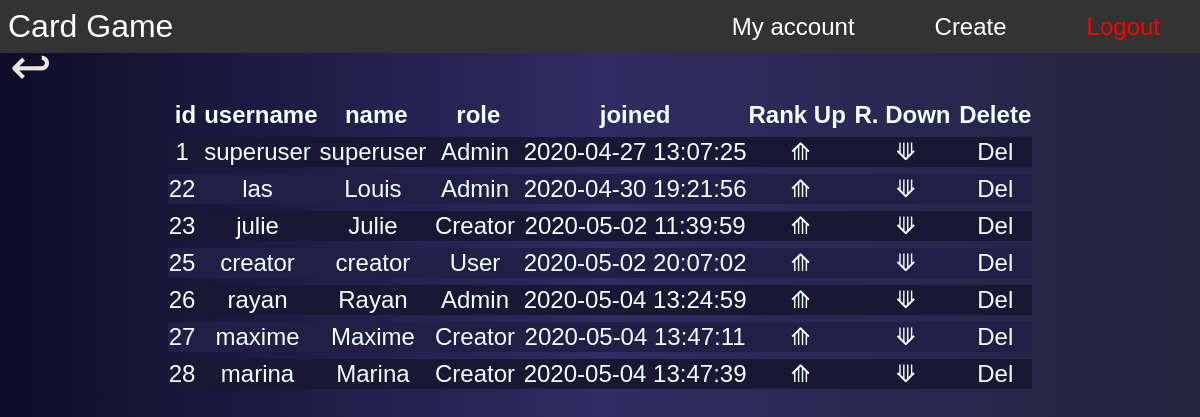
/manage_users (signed in), run on the app's committed database.
### tables this page shows
CREATE TABLE IF NOT EXISTS `users` (
  `id` int(10) UNSIGNED NOT NULL AUTO_INCREMENT,
  `username` varchar(20) NOT NULL,
  `password` varchar(64) NOT NULL,
  `salt` varchar(32) NOT NULL,
  `name` varchar(40) NOT NULL,
  `joined` datetime NOT NULL DEFAULT current_timestamp(),
  `gid` int(11) NOT NULL DEFAULT 1,
  `date` date NOT NULL DEFAULT current_timestamp(),
  `userScore` int(20) DEFAULT NULL,
  PRIMARY KEY (`id`)
);

### Classes/DB.php (called while the page is built, shortened)
<?php
class DB
{
    private static $_instance = null;
    private
    $_pdo,
    $_query,
    $_error = false,
    $_results,
    $_count = 0;
    private function __construct() {
        try {
            $this->_pdo = new PDO('mysql:host=' . Config::get('mysql/host') . ';dbname=' . Config::get('mysql/name'),
                Config::get('mysql/username'),
                Config::get('mysql/password')
            );
        } catch(PDOException $e) {
            die($e->getMessage());
        }
    }
    public static function getInstance() {
        if(DB::$_instance == null) {
            DB::$_instance = new DB();
            return DB::$_instance;
        }
        return DB::$_instance;
    }
    public function query($sql, $params = array()) {
        if($this->_query = $this->_pdo->prepare($sql)) {
            if(count($params)) {
                $x = 1;
                foreach ($params as $param) {
                    $this->_query->bindValue($x, $param);
                    $x++;
                }
            }
            if($this->_query->execute()) {
                $this->_results = $this->_query->fetchAll(PDO::FETCH_OBJ);
            } else {
                $this->_error = true;
            }
        }
        return $this;
    }
    private function action($action, $table, $conditions = array()) {
        return $this;
    }
    public function get($table, $conditions = array()) {
        return $this->action('SELECT *', $table, $conditions);
    }
    public function getResults() {
        return $this->_results;
    }
}

### Classes/Config.php (called while the page is built)
<?php
Class Config {
    public static function get($path = null) {
        if($path) {
            $config = $GLOBALS['config'];
            $string = explode('/', $path);
            foreach($string as $bit) {
                if(isset($config[$bit])) {
                    $config = $config[$bit];
                }
            }
            return $config;
        }
    }
}

### manage_users.php (the view, shortened to what this page needs)
<!DOCTYPE html>
<html>
<head>
    <link href="style2.css" rel="stylesheet">
    <link href="style.css" rel="stylesheet">
    <nav class="navbar">
        <div class="main"><a href="index">Card Game</a></div>
        <div class="links">
            <ul>
                <li><a href="account">My account</a></li>
                <li><a href="manage">Create</a></li>
                <li><a id="logoutH" href="logout">Logout</a></li>
            </ul>
        </div>
    </nav>
</head>
<body id="">
    <div class="returnSymbol" onclick="location.href='settings';">&#8617</div>
    <div class="disp">
        <?php
        $takeUsers = DB::getInstance()->query("SELECT id, username, name, joined, gid FROM users ORDER BY id ASC")->getResults();
        echo "<table class=\"tableOfUsers\" id=\"table\">
        <tr>
        <th onclick=\"sortTable(0)\">id</th>
        <th onclick=\"sortTable(1)\">username</th>
        <th onclick=\"sortTable(2)\">name</th>
        <th onclick=\"sortTable(3)\">role</th>
        <th onclick=\"sortTable(4)\">joined</th>
        <th>Rank Up&nbsp;</th>
        <th>R. Down&nbsp;</th>
        <th>Delete</th>
        </tr>
        ";
        foreach($takeUsers as $k){
            $getId = $k->id;
            $getUsername = $k->username;
            $getName = $k->name;
            $getJoined = $k->joined;
            $getGid = $k->gid;
            $getRole = $k->gid;
            if($getGid==2){
                $getGid = 'Creator';
            }else if($getGid==3){
                $getGid = 'Admin';
            }else{
                $getGid = 'User';
            }
            echo "
            <tr>
            <td>$getId&nbsp;</td>
            <td>$getUsername&nbsp;</td>
            <td>$getName&nbsp;</td>
            <td>$getGid&nbsp;</td>
            <td>$getJoined</td>
            <td id=\"promoteUp\" onclick=\"location.href='changerole?rank=up&user=$getId&gid=$getRole';\">&#10224;</td>
            <td id=\"promoteDown\" onclick=\"location.href='changerole?rank=down&user=$getId&gid=$getRole';\">&#10225;</td>
            <td id=\"delUserAcc\" onclick=\"confDel('$getUsername', '$getId')\">Del</td>
            </tr>
            ";
        }
        echo "</table>"
        ?>
    </div>
</body>
</html>

### style2.css (style rules this page uses)
body { margin: 0; padding: 0; font-family: Arial; font-size: 12px; overflow-x: hidden; }

### style.css (style rules this page uses)
* { box-sizing: border-box; }
body { animation: fadeInAnimation ease 1s; animation-iteration-count: 1; animation-fill-mode: forwards; padding: 0; margin: 0; background: linear-gradient(to right, #0f0c29, #302b63, #24243e); }
.navbar { display: flex; justify-content: space-between; align-items: center; background-color: #333; color: white; }
.main { font-size: 2rem; margin: .5rem; }
.main a { text-decoration: none; color: white; }
.links ul { margin: 0; padding: 0; display: flex; }
.links li { list-style: none; }
.links li a { text-decoration: none; font-size: 1.5rem; color: white; padding: 10px 40px; transition: background-color 1s; }
#logoutH { color: red; }
.returnSymbol { position: absolute; font-size: 50px; display: block; margin-left: 10px; margin-top: -15px; font-family: 'Exo', sans-serif; color: #ebe7e0; }
.disp { font-size: 30px; color: #d9d9d9; text-align: center; }
.tableOfUsers { color: azure; transition: color 0.5s; margin: 0 auto; margin-top: 40px; text-align: center; font-size: 1.5rem; border-spacing: 0 7px; }
.tableOfUsers th { background: none; transition: background 0.5s; }
.tableOfUsers tr:nth-child(n+3) { background: #221f47; transition: background 0.3s; }
.tableOfUsers tr:nth-child(even) { background: #1a1735; transition: background 0.5s; }

### data on the page
users: id "1", username "superuser", name "superuser", gid "Admin", joined "2020-04-27 13:07:25"
users: id "22", username "las", name "Louis", gid "Admin", joined "2020-04-30 19:21:56"
users: id "23", username "julie", name "Julie", gid "Creator", joined "2020-05-02 11:39:59"
users: id "25", username "creator", name "creator", gid "User", joined "2020-05-02 20:07:02"
users: id "26", username "rayan", name "Rayan", gid "Admin", joined "2020-05-04 13:24:59"
users: id "27", username "maxime", name "Maxime", gid "Creator", joined "2020-05-04 13:47:11"
users: id "28", username "marina", name "Marina", gid "Creator", joined "2020-05-04 13:47:39"
